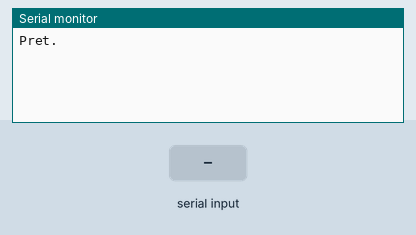
Simulated run of this sketch. Board: Arduino Uno, built with avr-gcc and run on an emulated ATmega328P. Parts: the last lines printed to the serial monitor. The inputs (shaded band) are chosen by the test bench.

Above: at 2.2 s.
2.3 s: "1" received over the second serial link
At 3.3 s:
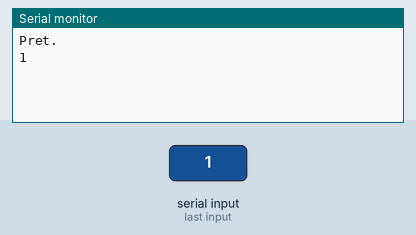
3.8 s: "0" received over the second serial link
At 4.5 s:
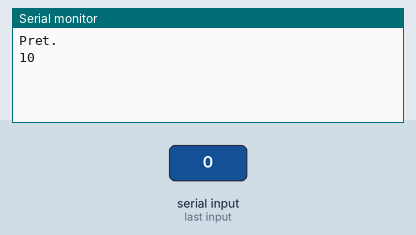

The sketch:

CommunicationAvecESPViaConsole.ino.ino
```cpp
#include <SoftwareSerial.h>
// On crée une communication série software pour l'ESP8266
SoftwareSerial espSerial(3, 2); // RX, TX
void setup() {
  // On ouvre une communication serie hardware pour les messages destines au moniteur série
  Serial.begin(115200);
  // On ouvre la communication serie software pour l'ESP8266
  espSerial.begin(115200);

  delay(1000);
  Serial.println("Pret.");

}
void loop() {
  // si l'ESP8266 a quelque chose a nous dire, on ecrit son message sur le moniteur série
  if (espSerial.available()) {
    Serial.write(espSerial.read());
  }
  // si quelque chose a été saisi dans le moniteur série, on l'envoie à l'ESP8266
  if (Serial.available()) {
    espSerial.write(Serial.read());
  }
}
```

Measured:
- after the input at 2.3 s, the serial monitor: prints a new line at once (image 1)
- after the input at 3.8 s, the serial monitor: prints a new line at once (image 2)
